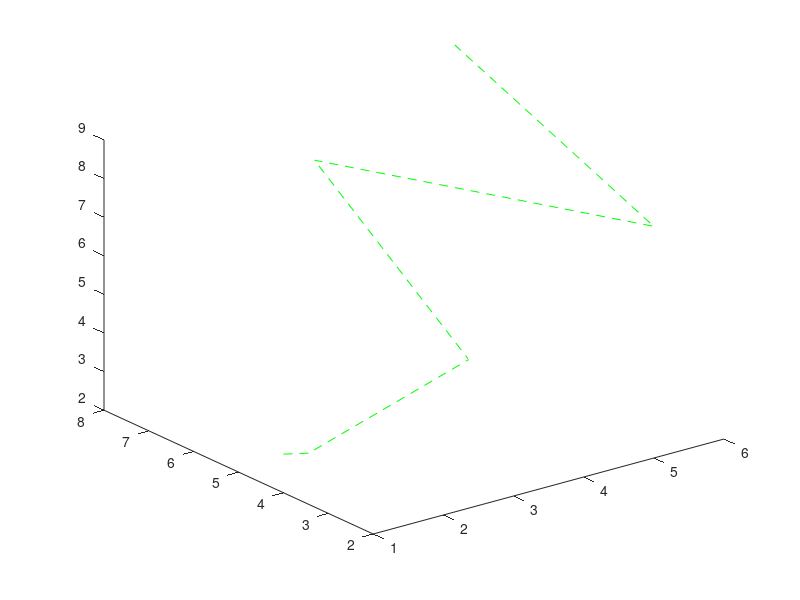

Recreate this plot in MATLAB.
hold off
x=[1 2 3 4 5 6];
y=[4 5 3 8 2 8];
z=[3 2 5 7 8 9];
xlabel ('truc x');
ylabel ('truc y');
zlabel ('truc z');
title ('bieu do truc 3 chieu');
plot3 (x,y,z, 'g--');
